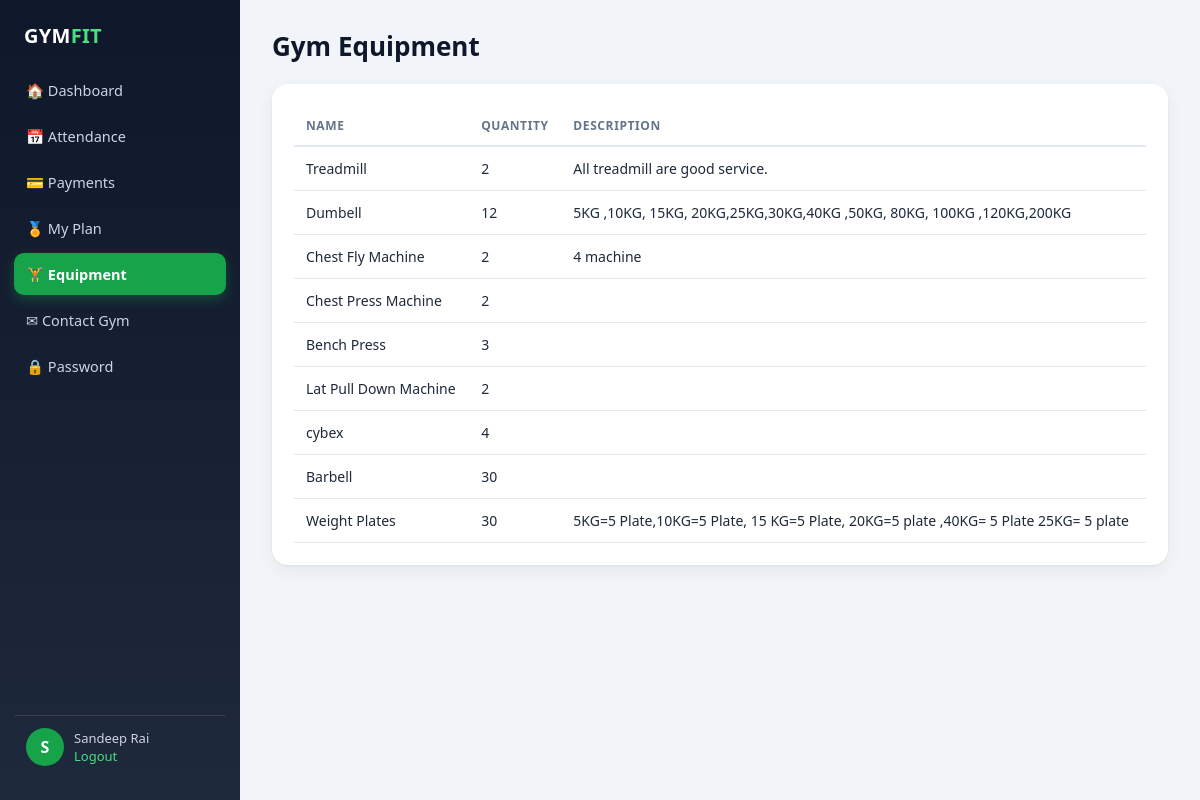
Screenshot of /member_equipment_list (signed in) with the database file from the repository.
### gym/models.py (models this page shows, shortened)
class Member(models.Model):
    user = models.OneToOneField(User, on_delete=models.CASCADE, null=True, blank=True)
    name = models.CharField(max_length=150, null=True)
    contact = models.CharField(max_length=15, null=True)
    email = models.CharField(max_length=50, null=True)
    gender = models.CharField(max_length=10, null=True)
    plan = models.CharField(max_length=100, null=True)
    joindate = models.DateField(null=True)
    initamount = models.CharField(max_length=100, null=True)

class Equipment(models.Model):
    name = models.CharField(max_length=150, null=True)
    price = models.CharField(max_length=100, null=True)
    unit = models.CharField(max_length=50, null=True)
    purchasedate = models.DateField(null=True)
    description = models.CharField(max_length=200, null=True)

### gym/views.py (the view)
# urls.py: path('member_equipment_list', member_equipment_list, name='member_equipment_list'),
def member_equipment_list(request):
    member, response = _member_guard(request)
    if response:
        return response
    return render(request, 'member_equipment.html', {
        'member': member, 'equipment': Equipment.objects.all(), 'active': 'equipment',
    })

### gym/views.py (called while the page is built)
def _get_member(request):
    if not request.user.is_authenticated:
        return None
    return Member.objects.filter(user=request.user).first()

def _member_guard(request):
    if not request.user.is_authenticated or request.user.is_staff:
        return None, redirect('member_login')
    member = _get_member(request)
    if member is None:
        logout(request)
        messages.error(request, 'No member profile is linked to this account. Please contact the gym admin.')
        return None, redirect('member_login')
    return member, None

### gym/templates/member_equipment.html (shortened to what this page needs)
{% extends "member_base.html" %}
{% block content %}
<h1>Gym Equipment</h1>
<div class="card">
  {% if equipment %}
  <div class="table-scroll"><table>
    <tr><th>Name</th><th>Quantity</th><th>Description</th></tr>
    {% for e in equipment %}<tr><td>{{ e.name }}</td><td>{{ e.unit|default:"--" }}</td><td>{{ e.description|default:"" }}</td></tr>{% endfor %}
  </table></div>
  {% else %}<p class="muted">No equipment listed.</p>{% endif %}
</div>
{% endblock %}

### gym/templates/member_base.html (shortened to what this page needs)
<!DOCTYPE html>
<html lang="en">
<head>
</head>
<body>
<aside class="side">
  <div class="logo">GYM<span>FIT</span></div>
  <a class="nav {% if active == 'dashboard' %}on{% endif %}" href="{% url 'member_dashboard' %}">&#127968; Dashboard</a>
  <a class="nav {% if active == 'attendance' %}on{% endif %}" href="{% url 'member_attendance_history' %}">&#128197; Attendance</a>
  <a class="nav {% if active == 'payments' %}on{% endif %}" href="{% url 'member_payment_history' %}">&#128179; Payments</a>
  <a class="nav {% if active == 'plan' %}on{% endif %}" href="{% url 'member_plan_details' %}">&#127941; My Plan</a>
  <a class="nav {% if active == 'equipment' %}on{% endif %}" href="{% url 'member_equipment_list' %}">&#127947; Equipment</a>
  <a class="nav {% if active == 'enquiry' %}on{% endif %}" href="{% url 'member_submit_enquiry' %}">&#9993; Contact Gym</a>
  <a class="nav {% if active == 'password' %}on{% endif %}" href="{% url 'member_change_password' %}">&#128274; Password</a>
  <div class="sp"></div>
  <div class="me"><div class="avatar">{{ member.name|slice:":1"|upper }}</div><div>{{ member.name }}<br><a href="{% url 'logout' %}" style="color:#4ade80;text-decoration:none">Logout</a></div></div>
</aside>
<main class="main">
  {% block content %}{% endblock %}
</main>
</body>
</html>

### gym/templates/member_base.html (style rules this page uses)
:root { --ink:#0f172a;--ink2:#1e293b;--muted:#64748b;--line:#e2e8f0;--bg:#f1f5f9;--card:#fff;--brand:#16a34a;--brand-d:#15803d;--brand-l:#dcfce7;--warn:#f59e0b;--bad:#dc2626 }
* { box-sizing:border-box }
body { margin:0;font-family:"Segoe UI",system-ui,-apple-system,Arial,sans-serif;background:var(--bg);color:var(--ink2);display:flex;min-height:100vh }
a { color:var(--brand-d) }
.side { width:240px;background:linear-gradient(180deg,#0f172a,#1e293b);color:#cbd5e1;padding:22px 14px;position:sticky;top:0;height:100vh;display:flex;flex-direction:column;flex-shrink:0 }
.logo { font-size:20px;font-weight:800;color:#fff;padding:0 10px 20px;letter-spacing:.3px }
.logo span { color:#4ade80 }
.side a.nav { display:flex;align-items:center;gap:12px;color:#cbd5e1;text-decoration:none;padding:11px 12px;border-radius:10px;font-size:14.5px;margin-bottom:4px;transition:.15s }
.side a.nav.on { background:var(--brand);color:#fff;font-weight:600;box-shadow:0 4px 12px rgba(22,163,74,.35) }
.side .sp { flex:1 }
.side .me { display:flex;align-items:center;gap:10px;padding:12px;border-top:1px solid rgba(255,255,255,.1);margin-top:10px;font-size:13px }
.avatar { width:38px;height:38px;border-radius:50%;background:var(--brand);color:#fff;display:flex;align-items:center;justify-content:center;font-weight:700;font-size:16px;flex-shrink:0 }
.main { flex:1;min-width:0;padding:28px 32px }
.main h1 { font-size:26px;margin:0 0 20px;color:var(--ink) }
.card { background:var(--card);border-radius:16px;padding:22px;box-shadow:0 1px 3px rgba(15,23,42,.06),0 6px 20px rgba(15,23,42,.05);margin-bottom:22px }
.table-scroll { overflow-x:auto }
table { width:100%;border-collapse:collapse;font-size:14px }
th { text-align:left;padding:11px 12px;color:var(--muted);font-size:12px;text-transform:uppercase;letter-spacing:.6px;border-bottom:2px solid var(--line) }
td { padding:12px;border-bottom:1px solid var(--line) }

### rows the page displays
Member: name "S", name "Sandeep Rai"
Equipment: name "Treadmill", unit "2", description "All treadmill are good service."
Equipment: name "Dumbell", unit "12", description "5KG ,10KG, 15KG, 20KG,25KG,30KG,40KG ,50KG, 80KG, 100KG ,120KG,200KG"
Equipment: name "Chest Fly Machine", unit "2", description "4 machine"
Equipment: name "Chest Press Machine", unit "2"
Equipment: name "Bench Press", unit "3"
Equipment: name "Lat Pull Down Machine", unit "2"
Equipment: name "cybex", unit "4"
Equipment: name "Barbell", unit "30"
Equipment: name "Weight Plates", unit "30", description "5KG=5 Plate,10KG=5 Plate, 15 KG=5 Plate, 20KG=5 plate ,40KG= 5 Plate 25KG= 5 plate"
